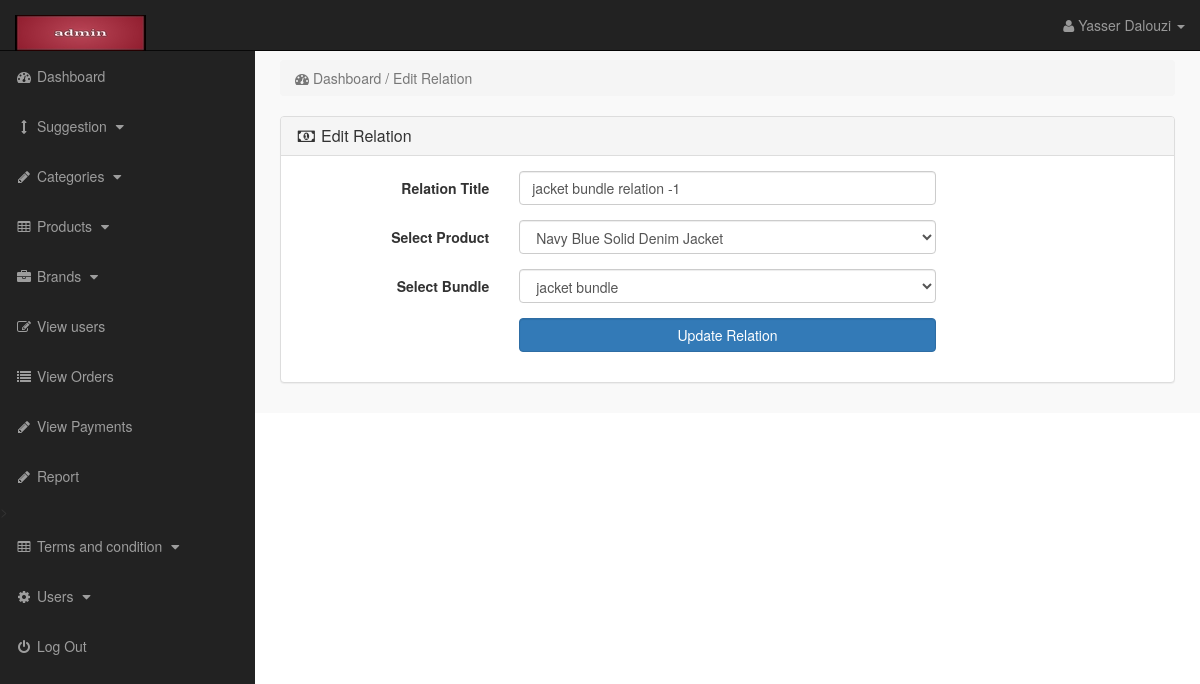
The app's page /admin_area/index.php?edit_rel=8 (signed in) with its own data.
### tables this page shows
CREATE TABLE `bundle_product_relation` (
  `rel_id` int(10) NOT NULL,
  `rel_title` varchar(255) NOT NULL,
  `product_id` int(10) NOT NULL,
  `bundle_id` int(10) NOT NULL
);

CREATE TABLE `products` (
  `product_id` int(10) NOT NULL,
  `p_cat_id` int(10) NOT NULL,
  `cat_id` int(10) NOT NULL,
  `manufacturer_id` int(10) NOT NULL,
  `date` timestamp NOT NULL DEFAULT CURRENT_TIMESTAMP ON UPDATE CURRENT_TIMESTAMP,
  `product_title` text NOT NULL,
  `product_url` text NOT NULL,
  `product_img1` text NOT NULL,
  `product_img2` text NOT NULL,
  `product_img3` text NOT NULL,
  `product_price` int(10) NOT NULL,
  `product_psp_price` int(100) NOT NULL,
  `product_desc` text NOT NULL,
  `product_features` text NOT NULL,
  `product_video` text NOT NULL,
  `product_keywords` text NOT NULL,
  `product_label` text NOT NULL,
  `status` varchar(255) NOT NULL
);

### admin_area/edit_rel.php (the view, shortened to what this page needs)
<?php
if(!isset($_SESSION['admin_email'])){
echo "<script>window.open('login.php','_self')</script>";
}
else {
?>
<?php
if(isset($_GET['edit_rel'])){
$edit_id = $_GET['edit_rel'];
$edit_rel = "select * from bundle_product_relation where rel_id='$edit_id'";
$run_edit = mysqli_query($con,$edit_rel);
$row_edit = mysqli_fetch_array($run_edit);
$r_title = $row_edit['rel_title'];
$r_p = $row_edit['product_id'];
$r_b = $row_edit['bundle_id'];
$get_p = "select * from products where product_id='$r_p'";
$run_p = mysqli_query($con,$get_p);
$row_p = mysqli_fetch_array($run_p);
$p_id = $row_p['product_id'];
$p_title = $row_p['product_title'];
$get_b = "select * from products where product_id='$r_b'";
$run_b = mysqli_query($con,$get_b);
$row_b = mysqli_fetch_array($run_b);
$b_id = $row_b['product_id'];
$b_title = $row_b['product_title'];
}
?>
<div class="row">
<div class="col-lg-12">
<ol class="breadcrumb">
<li class="active">
<i class="fa fa-dashboard"></i> Dashboard / Edit Relation
</li>
</ol>
</div>
</div>
<div class="row">
<div class="col-lg-12">
<div class="panel panel-default">
<div class="panel-heading">
<h3 class="panel-title">
<i  class="fa fa-money fa-fw"></i> Edit Relation
</h3>
</div>
<div class="panel-body">
<form class="form-horizontal" action="" method="post">
<div class="form-group">
<label class="col-md-3 control-label"> Relation Title  </label>
<div class="col-md-6">
<input type="text" name="rel_title" class="form-control" value="<?php echo $r_title; ?>">
</div>
</div>
<div class="form-group">
<label class="col-md-3 control-label"> Select Product  </label>
<div class="col-md-6">
<select name="product_id" class="form-control">
<option value="<?php echo $p_id; ?>"> <?php echo $p_title; ?>  </option>
</select>
</div>
</div>
<div class="form-group">
<label class="col-md-3 control-label"> Select Bundle  </label>
<div class="col-md-6">
<select name="bundle_id" class="form-control">
<option value="<?php echo $b_id; ?>">  <?php echo $b_title; ?> </option>
</select>
</div>
</div>
<div class="form-group">
<label class="col-md-3 control-label"> </label>
<div class="col-md-6">
<input type="submit" name="update" class="btn btn-primary form-control" value="Update Relation">
</div>
</div>
</form>
</div>
</div>
</div>
</div>
<?php } ?>

### admin_area/includes/sidebar.php (shortened to what this page needs)
<?php
if(!isset($_SESSION['admin_email'])){
echo "<script>window.open('login.php','_self')</script>";
}
else {
?>
<nav class="navbar navbar-inverse navbar-fixed-top" >
<div class="navbar-header" >
<a class="navbar-brand" href="index.php?dashboard" ><img src="admin_images/l.jpg"></a>
</div>
<ul class="nav navbar-right top-nav" >
<li class="dropdown" >
<a href="#" class="dropdown-toggle" data-toggle="dropdown" >
<i class="fa fa-user" ></i>
<?php echo $admin_name; ?> <b class="caret" ></b>
</a>
</li>
</ul>
<div class="collapse navbar-collapse navbar-ex1-collapse">
<ul class="nav navbar-nav side-nav">
<li>
<a href="index.php?dashboard">
<i class="fa fa-fw fa-dashboard"></i> Dashboard
</a>
</li>
<li>
<a href="#" data-toggle="collapse" data-target="#cat">
<i class="fa fa-fw fa-arrows-v"></i> Suggestion
<i class="fa fa-fw fa-caret-down"></i>
</a>
</li>
<li>
<a href="#" data-toggle="collapse" data-target="#p_cat">
<i class="fa fa-fw fa-pencil"></i>  Categories
<i class="fa fa-fw fa-caret-down"></i>
</a>
</li>
<li>
<a href="#" data-toggle="collapse" data-target="#products">
<i class="fa fa-fw fa-table"></i> Products
<i class="fa fa-fw fa-caret-down"></i>
</a>
</li>
<li>
<a href="#" data-toggle="collapse" data-target="#manufacturers">
<i class="fa fa-fw fa-briefcase"></i> Brands
<i class="fa fa-fw fa-caret-down"></i>
</a>
</li>
<li>
<a href="index.php?view_customers">
<i class="fa fa-fw fa-edit"></i> View users
</a>
</li>
<li>
<a href="index.php?view_orders">
<i class="fa fa-fw fa-list"></i> View Orders
</a>
</li>
<li>
<a href="index.php?view_payments">
<i class="fa fa-fw fa-pencil"></i> View Payments
</a>
</li>
<li>
<a href="index.php?view_payments.php">
<i class="fa fa-fw fa-pencil"></i> Report
</a>
</li>
<li>
<a href="#" data-toggle="collapse" data-target="#terms" >
<i class="fa fa-fw fa-table"></i> Terms and condition
<i class="fa fa-fw fa-caret-down"></i>
</a>
</li>
<li>
<a href="#" data-toggle="collapse" data-target="#users">
<i class="fa fa-fw fa-gear"></i> Users
<i class="fa fa-fw fa-caret-down"></i>
</a>
</li>
<li>
<a href="logout.php">
<i class="fa fa-fw fa-power-off"></i> Log Out
</a>
</li>
</ul>
</div>
</nav>
<?php } ?>

### admin_area/css/style.css (style rules this page uses)
body { margin-top:100px; }
@media (min-width: 768px) { body { margin-top:50px; } }
.top-nav { padding:0 15px; }
.top-nav>li { display:inline-block; float:left; }
.top-nav>li>a { padding-top:15px; padding-bottom:15px; line-height:20px; color:#999; }
@media (min-width: 768px) { .side-nav { position:fixed; top:51px; width:255px; border-radius:0; overflow-y:auto; background-color: #222; bottom:0; overflow-x:hidden; padding-bottom:40px; } }
@media (min-width: 768px) { .side-nav>li>a { width:255px; } }
.panel-body { border-radius:5px; }

### records on screen
bundle_product_relation: rel_title "jacket bundle relation -1"
products: product_id "Navy Blue Solid Denim Jacket"
products: bundle_id "jacket bundle"

### other values on screen
$admin_name "Yasser Dalouzi"
